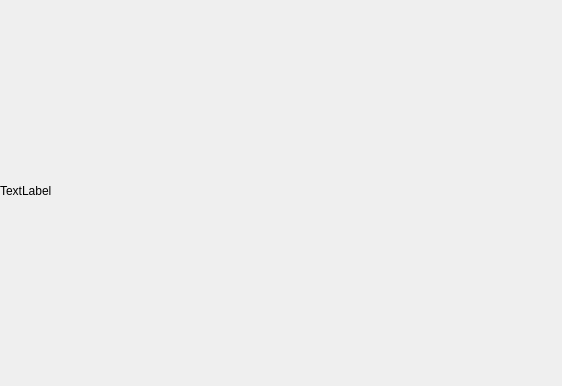
<?xml version="1.0" encoding="UTF-8"?>
<ui version="4.0">
 <class>Dialog</class>
 <widget class="QDialog" name="Dialog">
  <property name="geometry">
   <rect>
    <x>0</x>
    <y>0</y>
    <width>562</width>
    <height>386</height>
   </rect>
  </property>
  <property name="windowTitle">
   <string>Dialog</string>
  </property>
  <widget class="QLabel" name="label">
   <property name="geometry">
    <rect>
     <x>0</x>
     <y>0</y>
     <width>561</width>
     <height>381</height>
    </rect>
   </property>
   <property name="text">
    <string>TextLabel</string>
   </property>
  </widget>
 </widget>
 <resources/>
 <connections/>
</ui>
